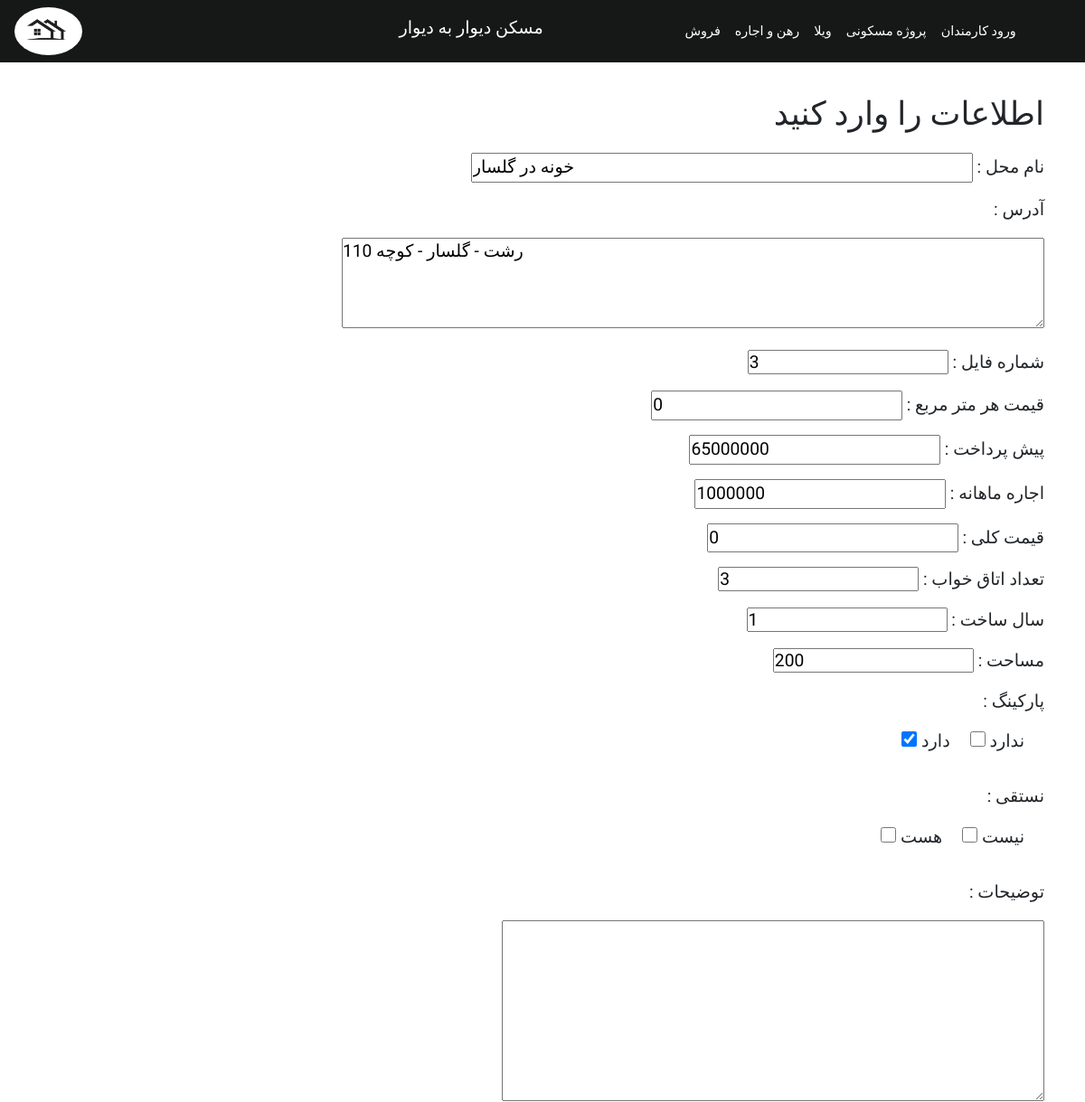
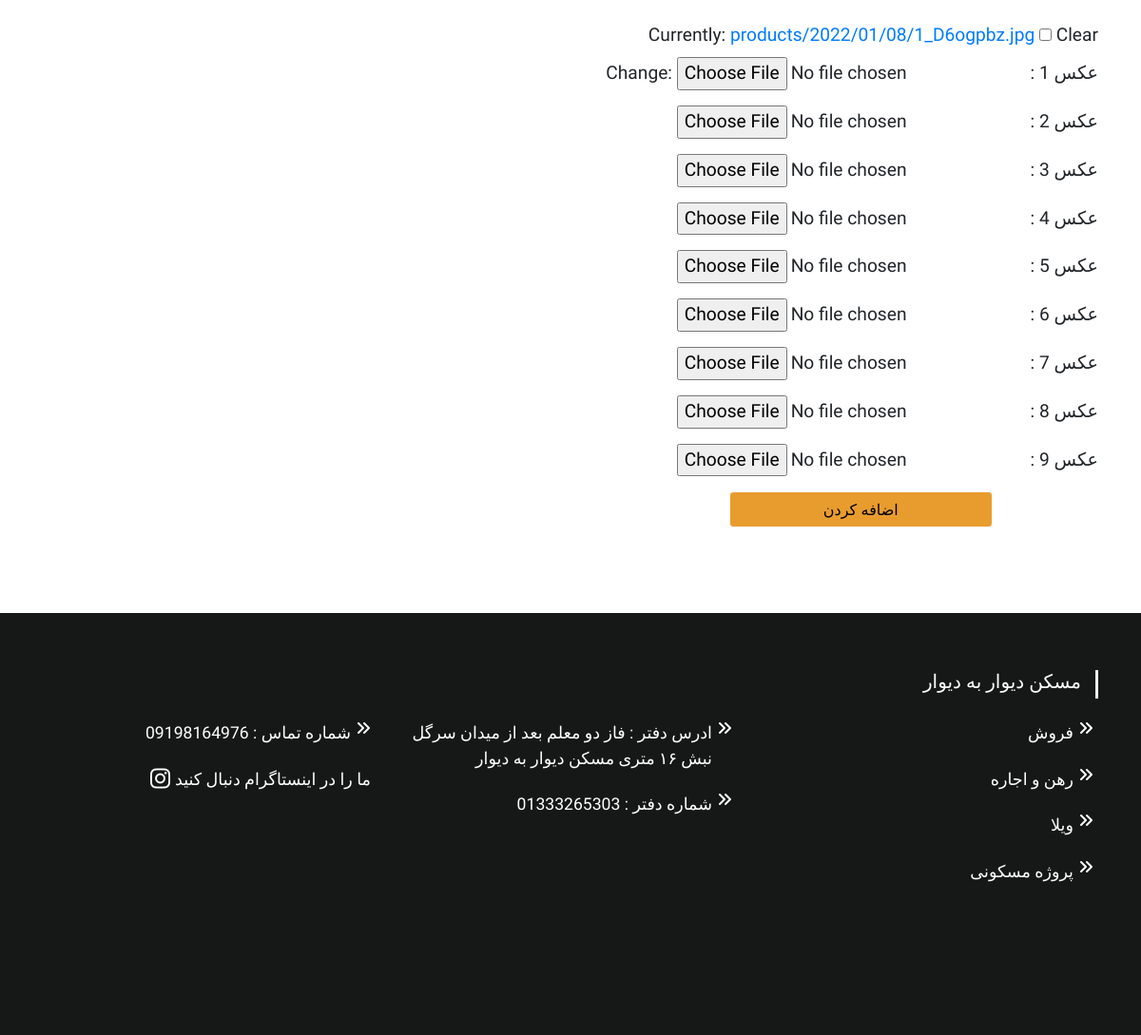
Page /products/update/3/golsar1/ on the committed database (2 pictures, top to bottom).
### products/models.py (models this page shows, shortened)
class Product(models.Model):
    category = models.ForeignKey(Category, related_name='products', on_delete=models.CASCADE)
    name = models.CharField(max_length=200, db_index=True)
    slug = models.SlugField(max_length=200, db_index=True)
    seller = models.ForeignKey(Seller, db_index=True, default=1, on_delete=models.CASCADE)
    CHOICES = [
        ('frosh', 'frosh'),
        ('villa', 'villa'),
        ('rhn', 'rhn'),
        ('ejare', 'ejare'),
        ('proje', 'proje'),
    ]
    type = models.CharField(
        max_length=5,
        choices = CHOICES,
        default='frosh',
    )
    file_number = models.TextField(default="1")
    image = models.ImageField( default='pic/image_404.png', upload_to='products/%Y/%m/%d', blank=True)
    image2 = models.ImageField(upload_to='products/%Y/%m/%d', blank=True)
    image3 = models.ImageField(upload_to='products/%Y/%m/%d', blank=True)
    image4 = models.ImageField(upload_to='products/%Y/%m/%d', blank=True)
    image5 = models.ImageField(upload_to='products/%Y/%m/%d', blank=True)
    image6 = models.ImageField(upload_to='products/%Y/%m/%d', blank=True)
    image7 = models.ImageField(upload_to='products/%Y/%m/%d', blank=True)
    image8 = models.ImageField(upload_to='products/%Y/%m/%d', blank=True)
    image9 = models.ImageField(upload_to='products/%Y/%m/%d', blank=True)
    image10 = models.ImageField(upload_to='products/%Y/%m/%d', blank=True)
    image11 = models.ImageField(upload_to='products/%Y/%m/%d', blank=True)
    image12 = models.ImageField(upload_to='products/%Y/%m/%d', blank=True)
    image13 = models.ImageField(upload_to='products/%Y/%m/%d', blank=True)
    image14 = models.ImageField(upload_to='products/%Y/%m/%d', blank=True)
    image15 = models.ImageField(upload_to='products/%Y/%m/%d', blank=True)
    image16 = models.ImageField(upload_to='products/%Y/%m/%d', blank=True)
    image17 = models.ImageField(upload_to='products/%Y/%m/%d', blank=True)
    image18 = models.ImageField(upload_to='products/%Y/%m/%d', blank=True)
    image19 = models.ImageField(upload_to='products/%Y/%m/%d', blank=True)
    image20 = models.ImageField(upload_to='products/%Y/%m/%d', blank=True)
    price_met = models.PositiveIntegerField(default=0)
    price = models.PositiveIntegerField(default=0)
    pol_mhn = models.PositiveIntegerField(default=0)
    pish =  models.PositiveIntegerField(default=0)
    bedroom = models.PositiveIntegerField(default=0)
    area = models.PositiveIntegerField(default=0)
    year = models.PositiveIntegerField(default=1)
    parking = models.BooleanField(default=False)
    nastaghi = models.BooleanField(default=False)
    map = models.TextField(default="", blank=True)
    address = models.TextField()
    description = models.TextField(blank=True)
    created = models.DateTimeField(auto_now_add=True)
    class Meta:
        ordering = ('-created',)
        index_together = (('id', 'slug'),)

### products/views.py (the view, shortened to what this page needs)
# urls.py: path('update/<int:id>/<str:slug>/', views.ProductUpdateView.as_view(), name='product-update')
class ProductUpdateView(UpdateView):
    template_name = 'products/update.html'
    queryset = Product.objects.all()
    context_object_name = 'object'
    def get_context_data(self, **kwargs):
        context ={}
        object = self.get_object()
        context['form'] = CompleteCreateForm(instance=object)
        return context
    def get_object(self):
        id_ = self.kwargs.get("id")
        slug_ = self.kwargs.get("slug")
        return get_object_or_404(Product, id=id_, slug=slug_)

### products/templates/products/update.html (shortened to what this page needs)
{% extends 'base.html' %}
{% load static %}
{% block content %}
<div class="container">
  <form class="login100-form validate-form" method="POST" enctype="multipart/form-data" action=".">
    <div class="">
    <div class="wrap-login100-form-btn">
      <li class="ul-li font-Lalezar-li">
          <div class="font-Lalezar-li" style="margin-top:30px;">
            <p style="font-size:36px">اطلاعات را وارد کنید </p>
          </div>
      </li >
      <li class="ul-li font-Lalezar-li">
          <div class="font-Lalezar-li">
            <p>{{form.name}} : نام محل</p>
          </div>
      </li >
      <li class="ul-li font-Lalezar-li">
          <div class="font-Lalezar-li">
            <p>: آدرس</p>
            <p>{{form.address}} </p>
          </div>
      </li >
      <li class="ul-li font-Lalezar-li">
          <div class="font-Lalezar-li">
            <p>{{form.file_number}} : شماره فایل</p>
          </div>
      </li >
      <li class="ul-li font-Lalezar-li">
          <div class="font-Lalezar-li">
            <p>{{form.price_met}} : قیمت هر متر مربع</p>
          </div>
      </li >
      <li class="ul-li font-Lalezar-li">
          <div class="font-Lalezar-li">
            <p>{{form.pish}} : پیش پرداخت</p>
          </div>
      </li >
      <li class="ul-li font-Lalezar-li">
          <div class="font-Lalezar-li">
            <p>{{form.pol_mhn}} : اجاره ماهانه</p>
          </div>
      </li >
      <li class="ul-li font-Lalezar-li">
          <div class="font-Lalezar-li">
            <p>{{form.price}} : قیمت کلی</p>
          </div>
      </li >
      <li class="ul-li font-Lalezar-li">
          <div class="font-Lalezar-li">
            <p>{{form.bedroom}} : تعداد اتاق خواب</p>
          </div>
      </li >
      <li class="ul-li font-Lalezar-li">
          <div class="font-Lalezar-li">
            <p>{{form.year}} : سال ساخت</p>
          </div>
      </li >
      <li class="ul-li font-Lalezar-li">
          <div class="font-Lalezar-li">
            <p>{{form.area}} : مساحت</p>
          </div>
      </li >
        <li class="ul-li font-Lalezar-li">
          <p> : پارکینگ</p>
          <div   style="text-align: right; display: inline-flex;">
            <p >{{form.parking}} دارد </p>
            <p style="padding-left:22px; padding-right:22px; "> {{form.no_parking}} ندارد </p>
          </div>
        </li >
        <li class="ul-li font-Lalezar-li">
          <p> : نستقی</p>
          <div   style="text-align: right; display: inline-flex;">
            <p >{{form.nastaghi}} هست</p>
            <p style="padding-left:22px; padding-right:22px; "> {{form.no_nastaghi}} نیست </p>
          </div>
        </li >
        <li class="ul-li font-Lalezar-li">
            <div class="font-Lalezar-li">
              <p>: توضیحات</p>
              <p>{{form.description}} </p>
            </div>
        </li >
      <li class="ul-li font-Lalezar-li">
          <div class="font-Lalezar-li">
            <p>{{form.image}} : 1 عکس</p>
          </div>
      </li >
      <li class="ul-li font-Lalezar-li">
          <div class="font-Lalezar-li">
            <p>{{form.image2}} : 2 عکس</p>
          </div>
      </li >
      <li class="ul-li font-Lalezar-li">
          <div class="font-Lalezar-li">
            <p>{{form.image3}} : 3 عکس</p>
          </div>
      </li >
      <li class="ul-li font-Lalezar-li">
          <div class="font-Lalezar-li">
            <p>{{form.image4}} : 4 عکس</p>
          </div>
      </li >
      <li class="ul-li font-Lalezar-li">
          <div class="font-Lalezar-li">
            <p>{{form.image5}} : 5 عکس</p>
          </div>
      </li >
      <li class="ul-li font-Lalezar-li">
          <div class="font-Lalezar-li">
            <p>{{form.image6}} : 6 عکس</p>
          </div>
      </li >
      <li class="ul-li font-Lalezar-li">
          <div class="font-Lalezar-li">
            <p>{{form.image7}} : 7 عکس</p>
          </div>
      </li >
      <li class="ul-li font-Lalezar-li">
          <div class="font-Lalezar-li">
            <p>{{form.image8}} : 8 عکس</p>
          </div>
      </li >
      <li class="ul-li font-Lalezar-li">
          <div class="font-Lalezar-li">
            <p>{{form.image9}} : 9 عکس</p>
          </div>
      </li >
      <li class="ul-li font-Lalezar-li">
          <div class="font-Lalezar-li">
            <button style="width:25%" type="submit" class="btn-product-box btn btn-light">
              <span  style="color:black">اضافه کردن</span>
            </button>
          </div>
      </li >
    </div>
  </div>
  </form>
</div>
{% endblock content %}

### home/static/home/css/style.css (style rules this page uses)
* { margin: 0; padding: 0; }
a { text-decoration: none; color: white; }
.ul-li { list-style-type: none; margin-bottom: 1em; text-align: right; }
body { font-family: "Lato", sans-serif; }
.font-Lalezar-li p { font-size: 1.2rem; font-family: 'Lalezar', cursive; }
.btn-product-box { width: 80%; margin-right: 10%; margin-left: 10%; color: white!important; background-color: #e99c2e!important; }

### rows in the picture
Product: name "خونه در گلسار", address "رشت - گلسار - کوچه 110", file_number "3", price_met "0", pish "65000000", pol_mhn "1000000", price "0", bedroom "3", year "1", area "200", parking "☑"
